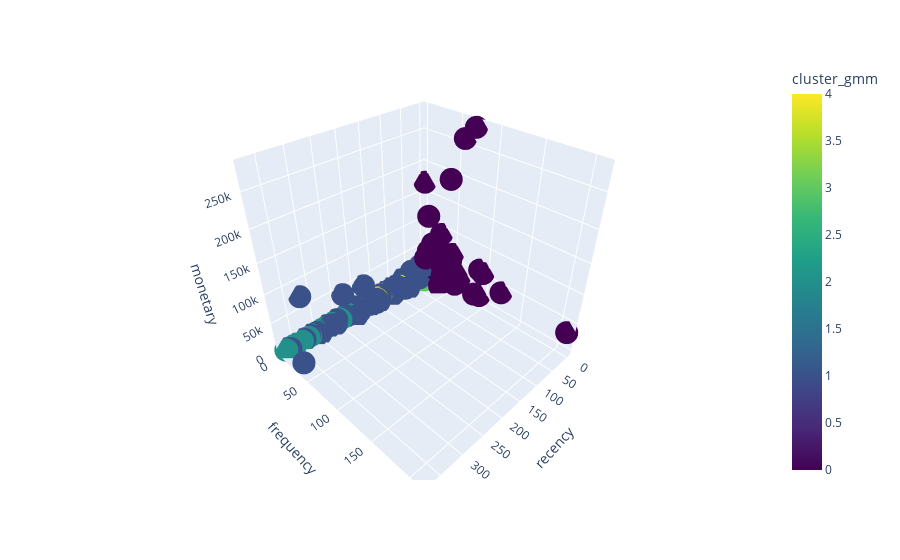

Notebook cell for this chart:
### Code cell
import plotly.express as px
fig = px.scatter_3d(dados_rfm, 
                    x='recency', 
                    y='frequency', 
                    z='monetary', 
                    color='cluster_gmm', 
                    size_max=100,
                    color_continuous_scale='viridis')
fig.write_html("rfm_analysis.html")
fig.show()

### Figure 1 — Plotly figure (JSON) as saved in the notebook; plotly's stock layout.template omitted (floating-point values rounded to 4 significant figures; data arrays with more than 128 entries replaced by an {"elided": "..."} marker saying what was removed)
{"data": [{"hovertemplate": "recency=%{x}<br>frequency=%{y}<br>monetary=%{z}<br>cluster_gmm=%{marker.color}<extra></extra>", "legendgroup": "", "marker": {"color": {"elided": "4297 int values"}, "coloraxis": "coloraxis", "symbol": "circle"}, "mode": "markers", "name": "", "scene": "scene", "showlegend": false, "type": "scatter3d", "x": {"elided": "4297 int values"}, "y": {"elided": "4297 int values"}, "z": {"elided": "4297 float values"}}], "layout": {"coloraxis": {"colorbar": {"title": {"text": "cluster_gmm"}}, "colorscale": [[0, "#440154"], [0.1111, "#482878"], [0.2222, "#3e4989"], [0.3333, "#31688e"], [0.4444, "#26828e"], [0.5556, "#1f9e89"], [0.6667, "#35b779"], [0.7778, "#6ece58"], [0.8889, "#b5de2b"], [1, "#fde725"]]}, "legend": {"tracegroupgap": 0}, "margin": {"t": 60}, "scene": {"domain": {"x": [0, 1], "y": [0, 1]}, "xaxis": {"title": {"text": "recency"}}, "yaxis": {"title": {"text": "frequency"}}, "zaxis": {"title": {"text": "monetary"}}}}}
